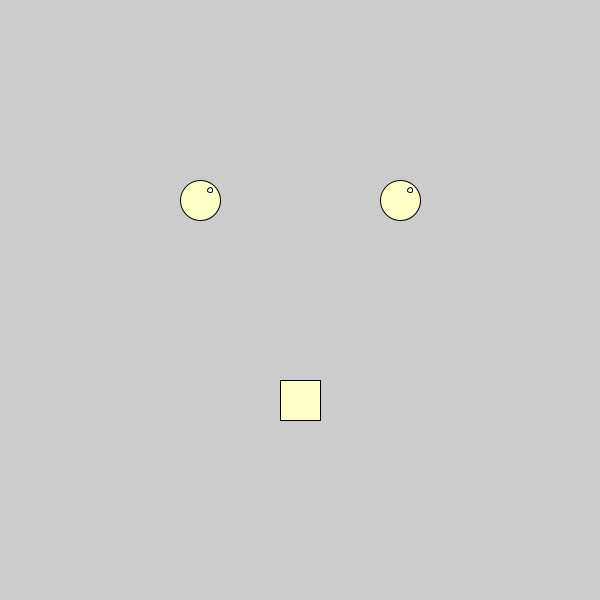
Frame 1 (no input)
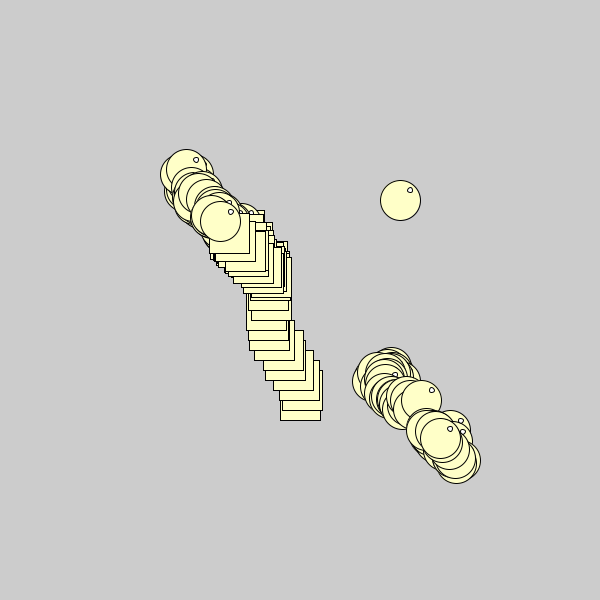
Frame 60 (the mouse pressed at the canvas centre just before this capture)
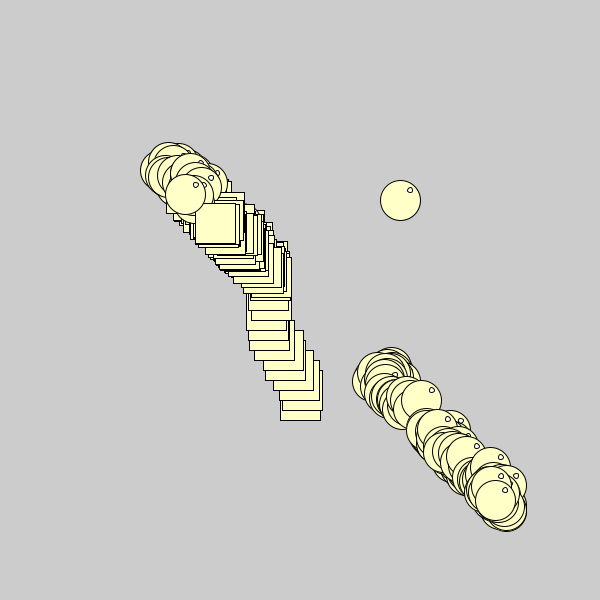
Frame 120 (the mouse held since frame 60 and released just before this capture)

The Processing sketch that drew these frames (run headless with seeded random() and noise(); from frame 60 on, the mouse is pressed at the canvas centre):

// Processing sketch: class_ellipse_square
// ── class_ellipse_square.pde
mouseSquare s1 ;

mouseSquare s2 ;
mouseSquare s3 ;

void setup(){
  size(600,600);
  rectMode(CENTER);
  //print(s1);
  s1 = new mouseSquare(width/2, 400);
  
  s2 = new mouseSquare(200, 200);
  s3 = new mouseSquare(400, 200);


}

void draw(){
  //if (s1 != null){
    s1.nose();
    s1.vibration();
  //}
  
    s2.eye();
    s2.vibration();
    
    s3.eye();
    s3.vibration();
}

//void mouseClicked(){
//  s1 = new mouseSquare(mouseX, mouseY);
//}

class mouseSquare {
  //instance variables
  float xpos ;
  float ypos ;
  
  //constructor
  mouseSquare(float x, float y){
    xpos = x ;
    ypos = y ;
  }
  
  //methods
  void nose(){
    fill(255, 255, 200);
    rect(xpos, ypos, 40, 40);
  }
  
  void eye(){
    fill(255, 255, 200);
    ellipse(xpos, ypos, 40, 40);
    fill(255);
    ellipse(xpos+10,ypos-10,5,5);
  }
  
  void vibration(){
    xpos = random(xpos-10, xpos+10);
    ypos = random(ypos-10, xpos+10);
    //ypos = ypos - 1 ;
    //print(ypos);
  }
  
}
